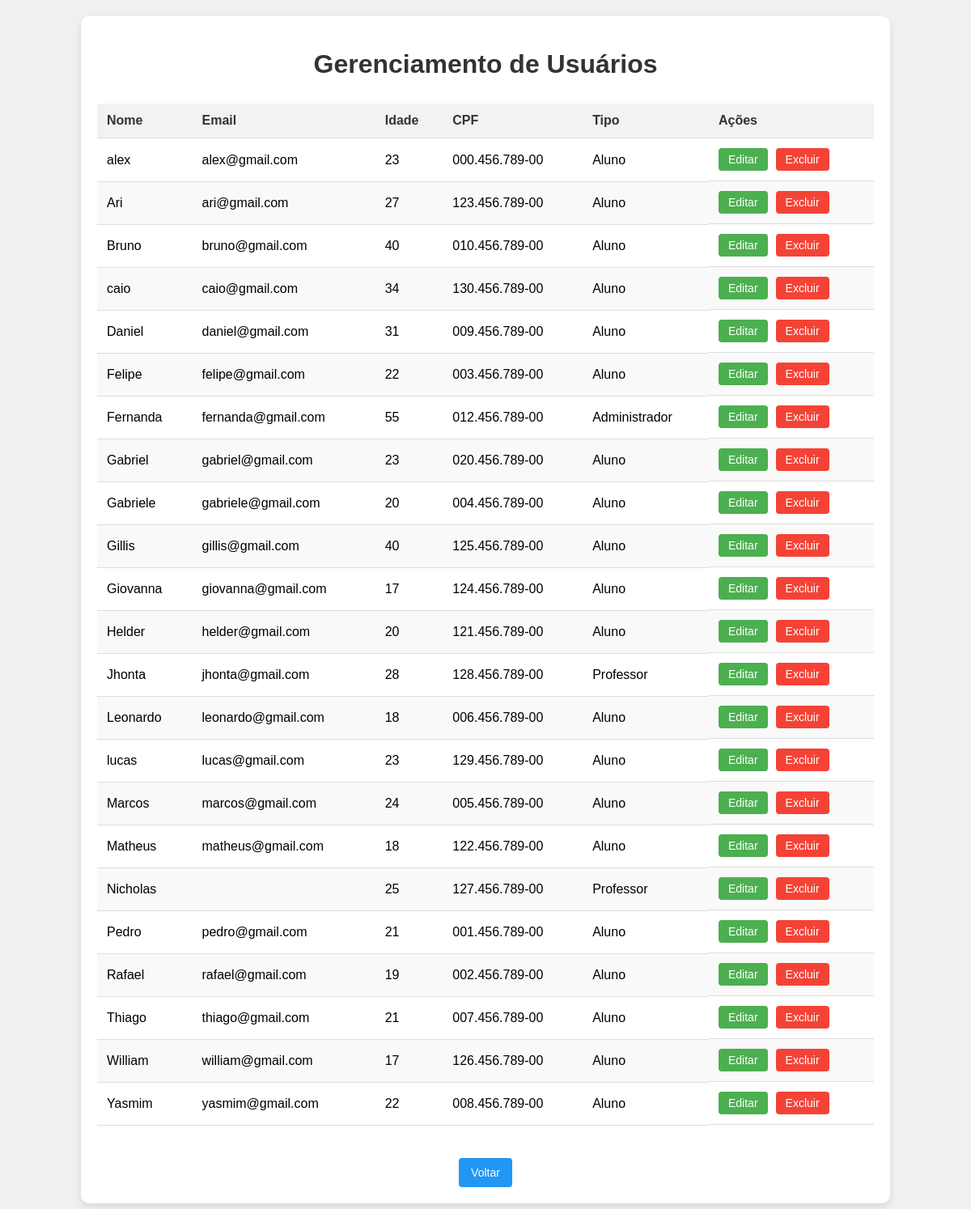
The app's page /gerenciar_usuarios.php (signed in), older data.
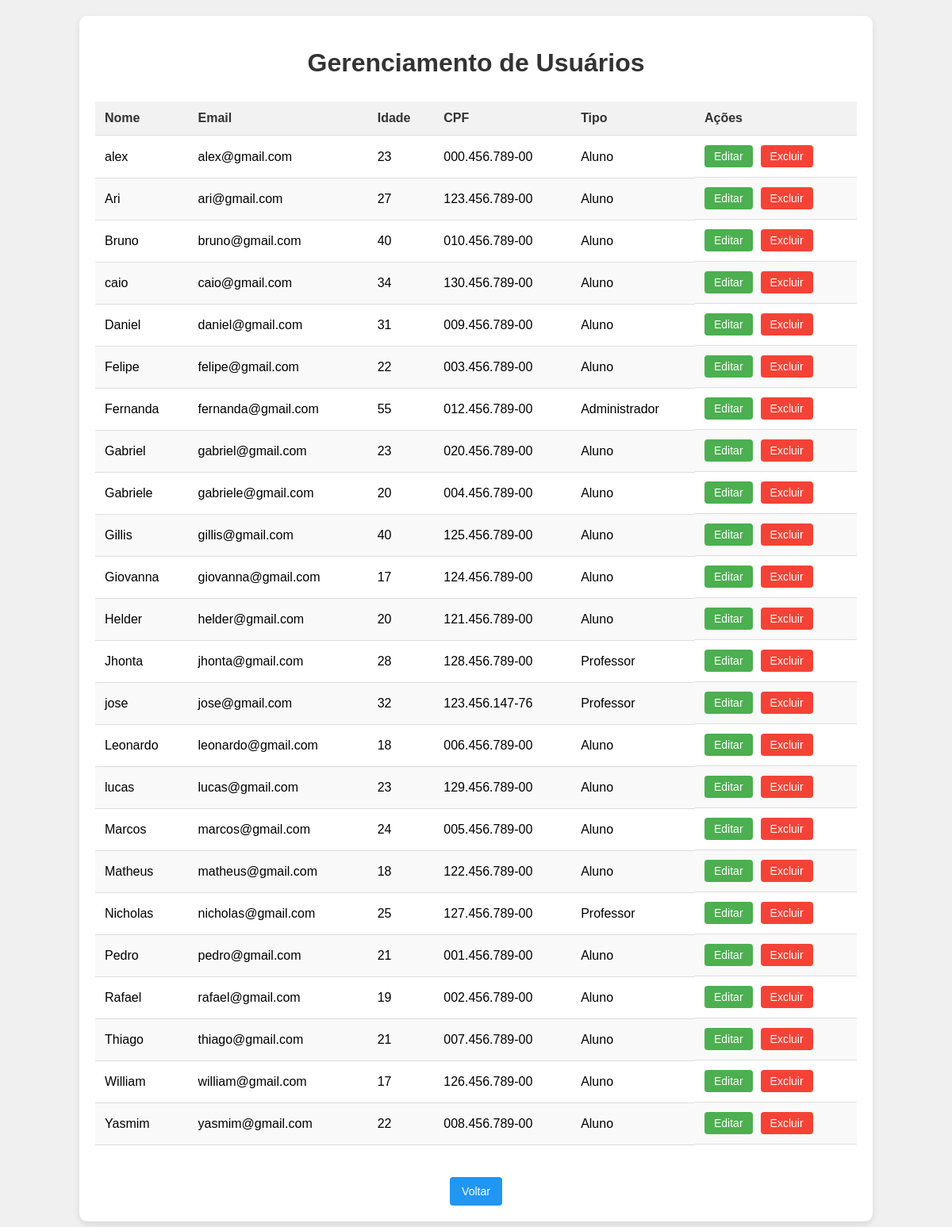
The same page, newer data.
### tables this page shows
CREATE TABLE `usuarios` (
  `id` int(11) NOT NULL AUTO_INCREMENT,
  `nome` varchar(40) NOT NULL,
  `email` varchar(50) NOT NULL,
  `idade` int(11) NOT NULL,
  `cpf` varchar(14) NOT NULL,
  `senha` varchar(255) NOT NULL,
  `tipo` enum('Professor','Aluno','Administrador') NOT NULL,
  PRIMARY KEY (`id`),
  UNIQUE KEY `email` (`email`),
  UNIQUE KEY `cpf` (`cpf`)
);

### gerenciar_usuarios.php (the view, shortened to what this page needs)
<?php
include("conexao.php");
if (!isset($_SESSION['admin_id'])) {
    header("Location: index.html");
    exit;
}
else {
    $admin_id = $_SESSION['admin_id'];
}
$sql = "SELECT id, nome, email, idade, cpf, tipo FROM usuarios WHERE id != $admin_id ORDER BY nome";
$resultado = mysqli_query($connection, $sql);
?>
<!DOCTYPE html>
<html lang="pt-br">
<head>
</head>
<body>
    <div class="container">
        <h1>Gerenciamento de Usuários</h1>
        <?php if (mysqli_num_rows($resultado) > 0): ?>
            <table>
                <thead>
                    <tr>
                        <th>Nome</th>
                        <th>Email</th>
                        <th>Idade</th>
                        <th>CPF</th>
                        <th>Tipo</th>
                        <th>Ações</th>
                    </tr>
                </thead>
                <tbody>
                    <?php while ($usuario = mysqli_fetch_assoc($resultado)): ?>
                        <tr>
                            <td><?php echo htmlspecialchars($usuario['nome']); ?></td>
                            <td><?php echo htmlspecialchars($usuario['email']); ?></td>
                            <td><?php echo htmlspecialchars($usuario['idade']); ?></td>
                            <td><?php echo htmlspecialchars($usuario['cpf']); ?></td>
                            <td><?php echo htmlspecialchars($usuario['tipo']); ?></td>
                            <td class="acoes">
                                <a href="editar_usuario.php?id=<?php echo $usuario['id']; ?>" class="btn btn-editar">Editar</a>
                                <form method="post" style="display: inline;">
                                    <button type="submit" name="deletar" class="btn btn-excluir" onclick="return confirm('Tem certeza que deseja excluir este usuário?')">Excluir</button>
                                </form>
                            </td>
                        </tr>
                    <?php endwhile; ?>
                </tbody>
            </table>
        <?php else: ?>
            <p>Nenhum usuário cadastrado.</p>
        <?php endif; ?>
        <div style="text-align: center;">
            <a href="administrador.php" class="btn btn-voltar">Voltar</a>
        </div>
    </div>
</body>
</html>

### gerenciar_usuarios.php (style rules this page uses)
body { font-family: Arial, sans-serif; background-color: #f0f0f0; margin: 0; padding: 0; }
.container { background-color: white; padding: 20px; border-radius: 10px; box-shadow: 0 4px 8px rgba(0, 0, 0, 0.1); width: 80%; margin: 20px auto; }
h1 { color: #333; text-align: center; margin-bottom: 30px; }
table { width: 100%; border-collapse: collapse; margin-bottom: 20px; }
th, td { padding: 12px; text-align: left; border-bottom: 1px solid #ddd; }
th { background-color: #f2f2f2; color: #333; }
tr:nth-child(even) { background-color: #f9f9f9; }
.acoes { display: flex; gap: 10px; }
.btn { padding: 6px 12px; border: none; border-radius: 4px; cursor: pointer; text-decoration: none; font-size: 14px; }
.btn-editar { background-color: #4CAF50; color: white; }
.btn-excluir { background-color: #f44336; color: white; }
.btn-voltar { background-color: #2196F3; color: white; padding: 10px 15px; display: inline-block; margin-top: 20px; }

Row changes from the older to the newer data that the page shows:
added usuarios: nome "jose", email "jose@gmail.com", idade "32", cpf "123.456.147-76", tipo "Professor"
changed usuarios "Nicholas": email (not shown) → "nicholas@gmail.com"
